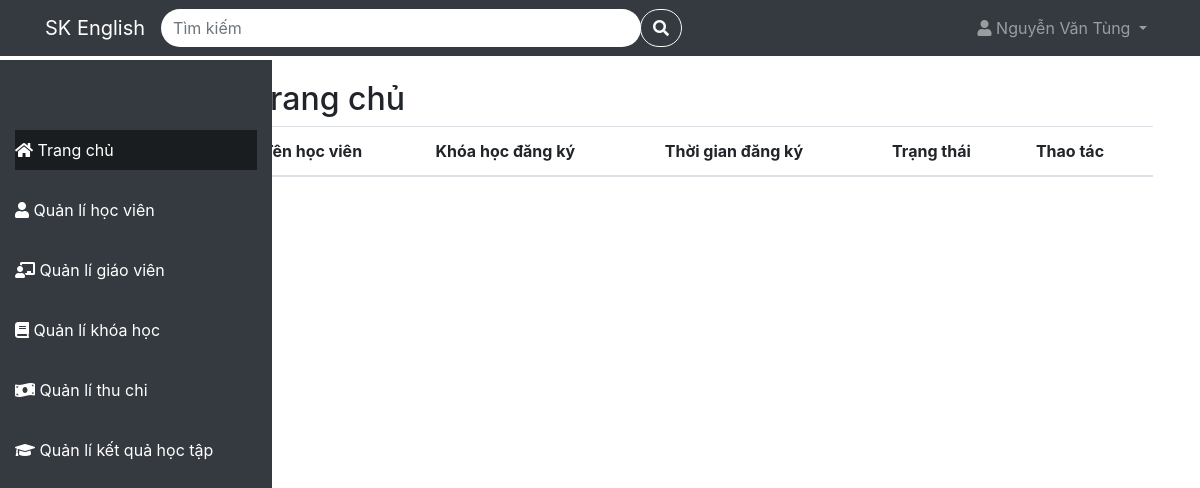
Page /QuanLiTrungTamTA/home on the earlier database version.
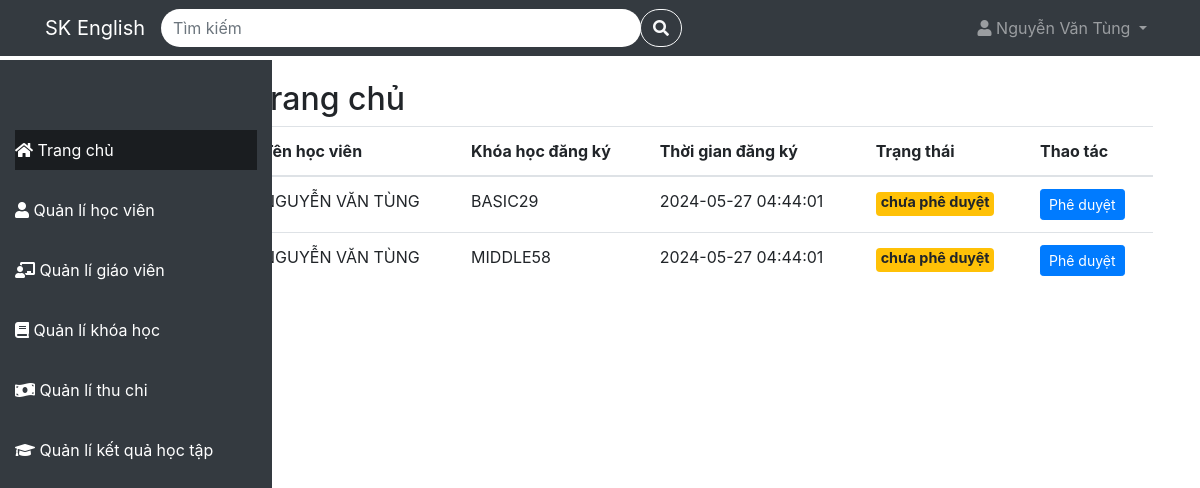
Same page on the later database version.
### tables this page shows
CREATE TABLE `webregistrations` (
  `name` varchar(100) NOT NULL,
  `address` varchar(100) NOT NULL,
  `phone` varchar(10) NOT NULL,
  `email` varchar(100) NOT NULL,
  `schedule_id` varchar(32) NOT NULL,
  `time` timestamp NOT NULL DEFAULT current_timestamp() ON UPDATE current_timestamp()
);

### app/Controller/HomeController.php (called while the page is built)
<?php
class HomeController {
    protected $config = [
        'host' => 'localhost',
        'dbname' => 'quanlytrungtamta',
        'user' => 'root',
        'password' => ''
    ];
    protected $db;
    public function __construct(){
        $this->db = new Database($this->config);
    }
    public function index() {
        $listWebRegistration = $this->db->table('webregistrations')->get();
        include('./app/View/Home/home.php');
    }
}
?>

### index.php (called while the page is built, shortened)
<?php
include './app/Model/Model.php';
include './app/Controller/HomeController.php';
$route = new Route();
$route->get('/', 'LandingController@index');
$route->post('/login', 'LoginController@index');
$route->post('/logout', 'LogoutController@index');
$route->post('/register', 'RegisterController@index');
$route->post('/forgotPassword', 'ForgotPasswordController@index');
$route->post('/courseRegistration', 'RegisterController@courseRegistration');
$route->get('/home', 'HomeController@index');
$route->get('/student', 'StudentController@index');
$route->post('/student/deleteStudent', 'StudentController@deleteStudent');
$route->post('/student/editStudent', 'StudentController@editStudent');
$route->post('/student/addStudent', 'RegistrationController@addStudent');
$route->get('/teacher', 'TeacherController@index');
$route->post('/teacher/addTeacher', 'TeacherController@addTeacher');
$route->post('/teacher/editTeacher', 'TeacherController@editTeacher');
$route->post('/teacher/deleteTeacher', 'TeacherController@deleteTeacher');
$route->get('/course', 'CourseController@index');
$route->post('/course/addCourse', 'CourseController@addCourse');
$route->post('/course/deleteCourse', 'CourseController@deleteCourse');
$route->post('/course/edit', 'CourseController@editCourse');
$route->get('/course/detail', 'CourseController@show@detailCourse.php');
$route->post('/course/addSchedule', 'ScheduleController@addSchedule');
$route->post('/course/deleteSchedule', 'ScheduleController@deleteSchedule');
$route->get('/payment', 'PaymentController@index');
$route->get('/achievement', 'AchievementController@index');
$requestUri = $_SERVER['REQUEST_URI'];
$route->handle($requestUri);
?>

### app/Model/Model.php (called while the page is built, shortened)
<?php
class Database {
    protected
        $table = '',
        $host = '',
        $user ='',
        $password = '',
        $dbname = '',
        $conn = null;
    public function __construct($config){
        $this->host = $config['host'];
        $this->user = $config['user'];
        $this->password = $config['password'];
        $this->dbname = $config['dbname'];
    }
    protected function connect(){
        try{
            $this->conn = new PDO("mysql:host=$this->host;dbname=$this->dbname", $this->user, $this->password);
            $this->conn->setAttribute(PDO::ATTR_ERRMODE, PDO::ERRMODE_EXCEPTION);
        }catch(PDOException $e){
            echo "Lỗi kết nối đến cơ sở dữ liệu: ".$e->getMessage();
        }
    }
    public function get($data = [])
    {
        try {
            if (empty($data)) {
                $sqlString = "select * from $this->table";
                $query = $this->conn->prepare($sqlString);
                $query->execute();
            } else {
                $stmt = join('=? and ', array_keys($data));
                $stmt .= '=?';
                $sqlString = "select * from $this->table where $stmt";
                $query = $this->conn->prepare($sqlString);
                $query->execute(array_values($data));
            }
            return $query->fetchAll(PDO::FETCH_ASSOC);
        } catch (PDOException $e) {
            $this->logToConsole("Lỗi đọc dữ liệu: " . $e->getMessage());
        }
    }
    public function table($table){
        $this->table = $table;
        return $this;
    }
}
?>

### app/View/Home/home.php (the view, shortened to what the changed rows need)
<!DOCTYPE html>
<html lang="en">
<head>
  <link rel="stylesheet" href="https://cdnjs.cloudflare.com/ajax/libs/font-awesome/5.15.4/css/all.min.css">
  <link rel="stylesheet" href="https://maxcdn.bootstrapcdn.com/bootstrap/4.5.2/css/bootstrap.min.css">
</head>
<body>
<?php include 'app/View/Template/sidebar.php' ?>
<div class="main-content">
    <div class="container mt-5">
    <h2>Trang chủ</h2>
    <div class="table-reponesive">
      <table class="table">
        <thead>
          <tr>
            <th>Tên học viên</th>
            <th>Khóa học đăng ký</th>
            <th>Thời gian đăng ký</th>
            <th>Trạng thái</th>
            <th>Thao tác</th>
          </tr>
        </thead>
        <tbody>
          <?php foreach($listWebRegistration as $registration):?>
          <tr>
            <td scope="row">
              <?php echo $registration['name']?>
            </td>
            <td>
              <?php echo $registration['schedule_id']?>
            </td>
            <td>
              <?php echo $registration['time']?>
            </td>
            <td>
              <div class="badge bg-warning" style="height: 1.5rem;">
                  <span style="font-size:1.2em;">chưa phê duyệt</span>
              </div>
            </td>
            <td>
              <button class="btn btn-primary btn-sm" onclick="document.getElementById('pheduyetForm').submit();">Phê duyệt</button>
            </td>
          </tr>
          <?php endforeach;?>
        </tbody>
      </table>
    </div>
    </div>
</div>
</body>
</html>

Differences in the rows shown:
added webregistrations: name "NGUYỄN VĂN TÙNG", schedule_id "BASIC29", time "2024-05-27 04:44:01"
added webregistrations: name "NGUYỄN VĂN TÙNG", schedule_id "MIDDLE58", time "2024-05-27 04:44:01"
